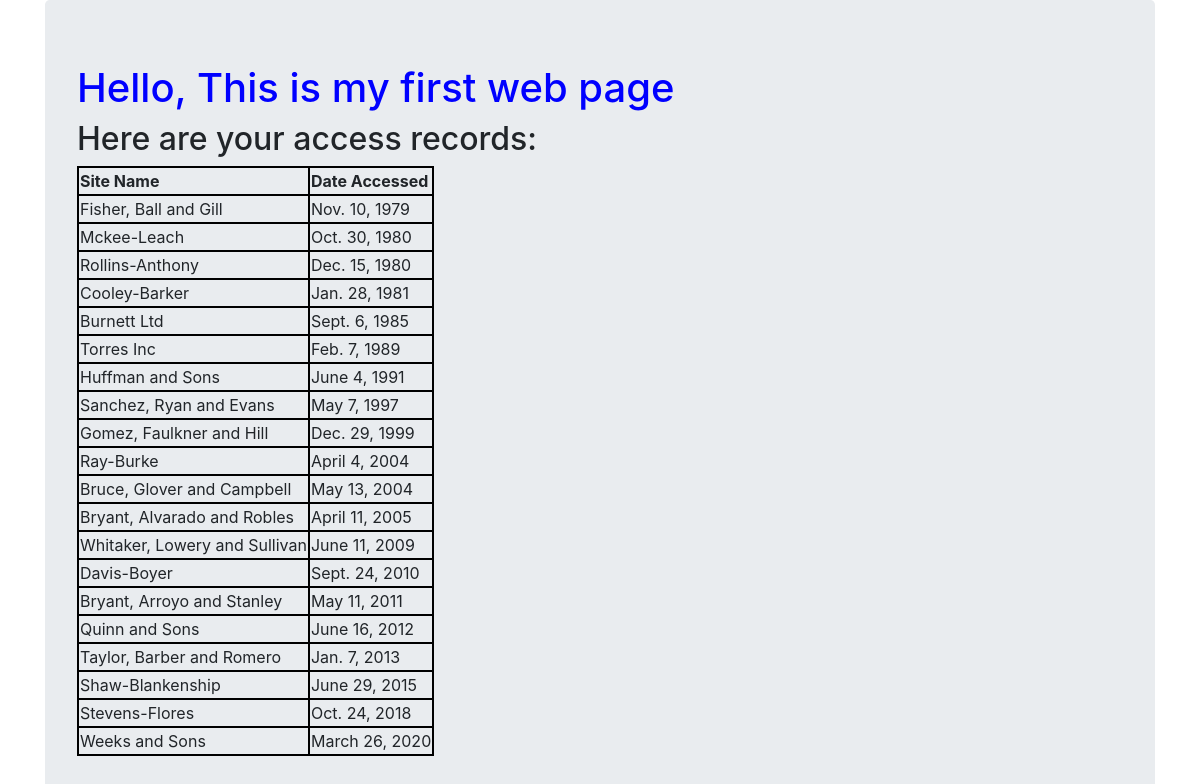
The page / on the database its author committed.
### first_django_web/models.py (models this page shows, shortened)
class AccessRecord(models.Model):
    name = models.ForeignKey('Webpage', on_delete=models.CASCADE,)
    date = models.DateField()

class Webpage(models.Model):
    topic = models.ForeignKey('Topic', on_delete=models.CASCADE,)
    name = models.CharField(max_length=255, unique=True)
    url = models.URLField(unique=True)
    def __str__(self):
        return self.name

### first_django_web/views.py (the view)
# urls.py: 2. Add a URL to urlpatterns:  path('', views.home, name='home')
def home(request):
    webpages_list = AccessRecord.objects.order_by('date')
    date_dict = {'access_records': webpages_list}
    return render(request, 'home.html', context=date_dict)

### templates/home.html (shortened to what this page needs)
<!DOCTYPE html>
{% load static %}
<html lang="en">
<head>
    <link rel="stylesheet" href={% static "css/mystyle.css" %}/>
    <link rel="stylesheet" href="https://stackpath.bootstrapcdn.com/bootstrap/4.4.1/css/bootstrap.min.css">
</head>
<body>
    <div class="container">
        <div class="jumbotron">
            <h1>Hello, This is my first web page</h1>
            <h2>Here are your access records:</h2>
            {% if access_records %}
            <table>
                <tread>
                    <th>Site Name</th>
                    <th>Date Accessed</th>
                </tread>
                 {% for acc in access_records %}
                <tr>
                    <td>{{ acc.name }}</td>
                    <td>{{ acc.date }}</td>
                </tr>
                {% endfor %}
            </table>
            {% else %}
            <p> NO ACCESS RECORDS FOUND </p>
            {% endif %}
        </div>
    </div>
</body>
</html>

### static/css/mystyle.css (style rules this page uses)
h1 { color: blue }
table, th, td { border: 2px solid black }

### rows shown on the page
AccessRecord: name "Fisher, Ball and Gill", date "Nov. 10, 1979"
AccessRecord: name "Mckee-Leach", date "Oct. 30, 1980"
AccessRecord: name "Rollins-Anthony", date "Dec. 15, 1980"
AccessRecord: name "Cooley-Barker", date "Jan. 28, 1981"
AccessRecord: name "Burnett Ltd", date "Sept. 6, 1985"
AccessRecord: name "Torres Inc", date "Feb. 7, 1989"
AccessRecord: name "Huffman and Sons", date "June 4, 1991"
AccessRecord: name "Sanchez, Ryan and Evans", date "May 7, 1997"
AccessRecord: name "Gomez, Faulkner and Hill", date "Dec. 29, 1999"
AccessRecord: name "Ray-Burke", date "April 4, 2004"
AccessRecord: name "Bruce, Glover and Campbell", date "May 13, 2004"
AccessRecord: name "Bryant, Alvarado and Robles", date "April 11, 2005"
AccessRecord: name "Whitaker, Lowery and Sullivan", date "June 11, 2009"
AccessRecord: name "Davis-Boyer", date "Sept. 24, 2010"
AccessRecord: name "Bryant, Arroyo and Stanley", date "May 11, 2011"
AccessRecord: name "Quinn and Sons", date "June 16, 2012"
AccessRecord: name "Taylor, Barber and Romero", date "Jan. 7, 2013"
AccessRecord: name "Shaw-Blankenship", date "June 29, 2015"
AccessRecord: name "Stevens-Flores", date "Oct. 24, 2018"
AccessRecord: name "Weeks and Sons", date "March 26, 2020"
